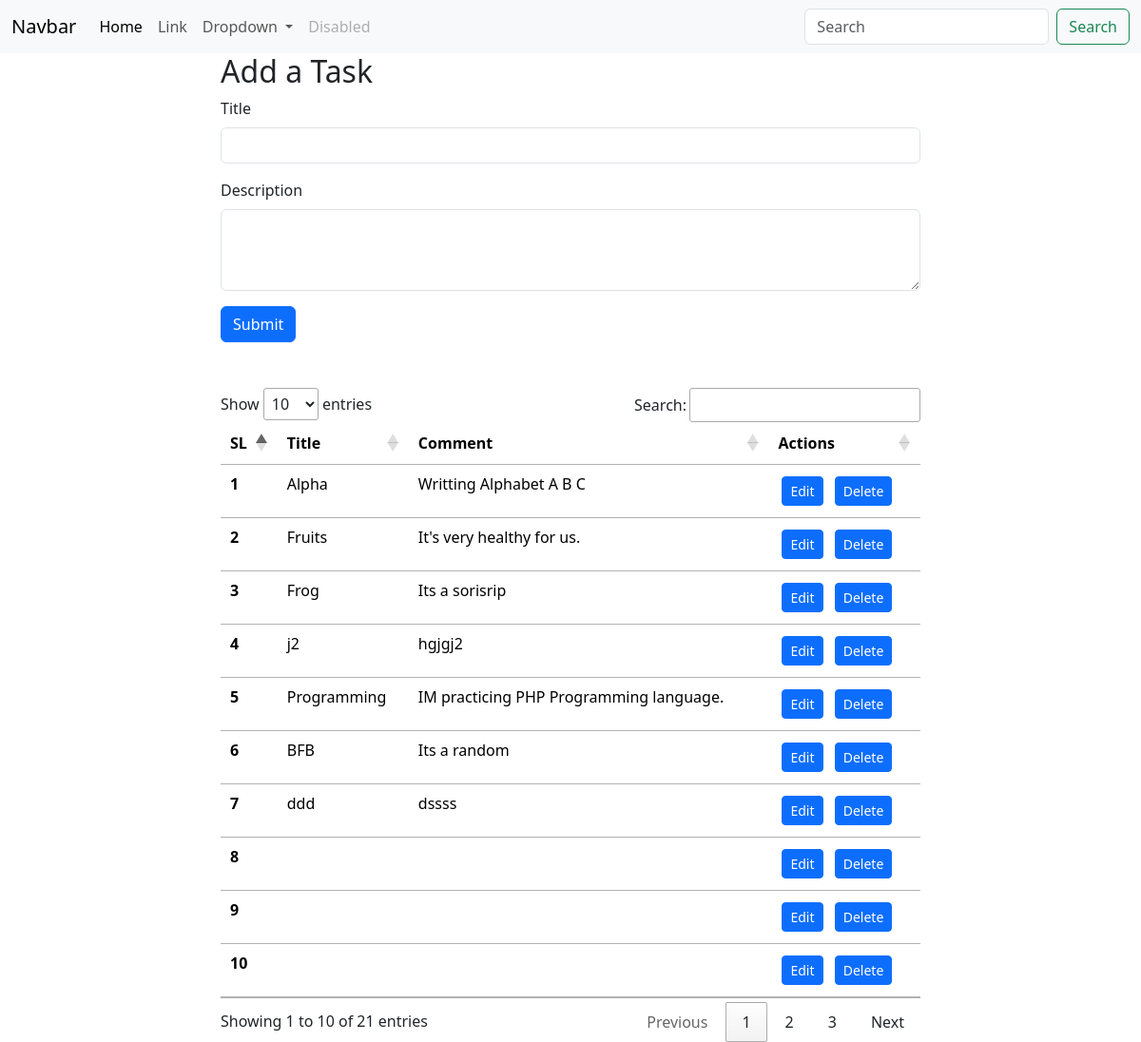
The page / on the database its author committed.
### tables this page shows
CREATE TABLE `crud` (
  `sl` int(11) NOT NULL,
  `title` varchar(50) NOT NULL,
  `comm` varchar(255) NOT NULL,
  `time` datetime NOT NULL DEFAULT current_timestamp()
);

### index.php (the view, shortened to what this page needs)
<?php
$server = "localhost";
$username = "root";
$password = "";
$database = "formdb";
$con = mysqli_connect($server, $username, $password, $database);
?>
<!DOCTYPE html>
<html lang="en">
<head>
    <link href="https://cdn.jsdelivr.net/npm/bootstrap@5.3.1/dist/css/bootstrap.min.css" rel="stylesheet">
    <link rel="stylesheet" href="//cdn.datatables.net/1.13.6/css/jquery.dataTables.min.css">
</head>
<body>
    <nav class="navbar navbar-expand-lg navbar-light bg-light">
    <div class="container-fluid">
        <a class="navbar-brand" href="#">Navbar</a>
        <div class="collapse navbar-collapse" id="navbarSupportedContent">
        <ul class="navbar-nav me-auto mb-2 mb-lg-0">
            <li class="nav-item">
            <a class="nav-link active" aria-current="page" href="#">Home</a>
            </li>
            <li class="nav-item">
            <a class="nav-link" href="#">Link</a>
            </li>
            <li class="nav-item dropdown">
            <a class="nav-link dropdown-toggle" href="#" id="navbarDropdown" role="button" data-bs-toggle="dropdown" aria-expanded="false">
                Dropdown
            </a>
            </li>
            <li class="nav-item">
            <a class="nav-link disabled" href="#" tabindex="-1" aria-disabled="true">Disabled</a>
            </li>
        </ul>
        <form class="d-flex">
            <input class="form-control me-2" type="search" placeholder="Search" aria-label="Search">
            <button class="btn btn-outline-success" type="submit">Search</button>
        </form>
        </div>
    </div>
    </nav>
    <div class="container pb-0 mb-0">
        <div class="row">
            <div class="col-md-2"></div>
            <div class="col-md-8">
                <h2>Add a Task</h2>
                <form action="/php/crud/index.php" method="POST">
                    <div class="mb-3">
                        <label  class="form-label">Title</label>
                        <input type="text" class="form-control" id="title" name="title">
                    </div>
                    <div class="mb-3">
                        <label  class="form-label">Description</label>
                        <textarea class="form-control" name="comm" id="comm" cols="30" rows="3"></textarea>
                    </div>
                    <button type="submit" name="submit" class="btn btn-primary mb-5">Submit</button>
                </form>
            </div>
            <div class="col-md-2"></div>
        </div>
    </div>
    <div class="container pt-0 mt-0">
        <div class="row">
            <div class="col-md-2"></div>
            <div class="col-md-8">
                <table class="table" id="myTable">
                    <thead>
                        <tr>
                            <th scope="col">SL</th>
                            <th scope="col">Title</th>
                            <th scope="col">Comment</th>
                            <th scope="col">Actions</th>
                        </tr>
                    </thead>
                    <tbody>
                        <?php
                        $sql = "SELECT * FROM `crud`";
                        $result = mysqli_query($con, $sql);
                        $sl = 0;
                        while($row = mysqli_fetch_assoc($result)){
                            $sl += 1;
                            echo "<tr>
                                    <th scope='row'>". $sl . "</th>
                                    <td>". $row['title'] . "</td>
                                    <td>". $row['comm'] . "</td>
                                    <td><button class='edit btn btn-sm btn-primary m-1' id=".$row['sl'].">Edit</button> <button class='delete btn btn-sm btn-primary m-1'>Delete</button>
                                </tr>";
                        }
                        ?>
                    </tbody>
                </table>
            </div>
            <div class="col-md-2"></div>
        </div>
    </div>
</body>
</html>

### rows shown on the page
crud: title "Alpha", comm "Writting Alphabet A B C"
crud: title "Fruits", comm "It's very healthy for us."
crud: title "Frog", comm "Its a sorisrip"
crud: title "j2", comm "hgjgj2"
crud: title "Programming", comm "IM practicing PHP Programming language."
crud: title "BFB", comm "Its a random"
crud: title "ddd", comm "dssss"
